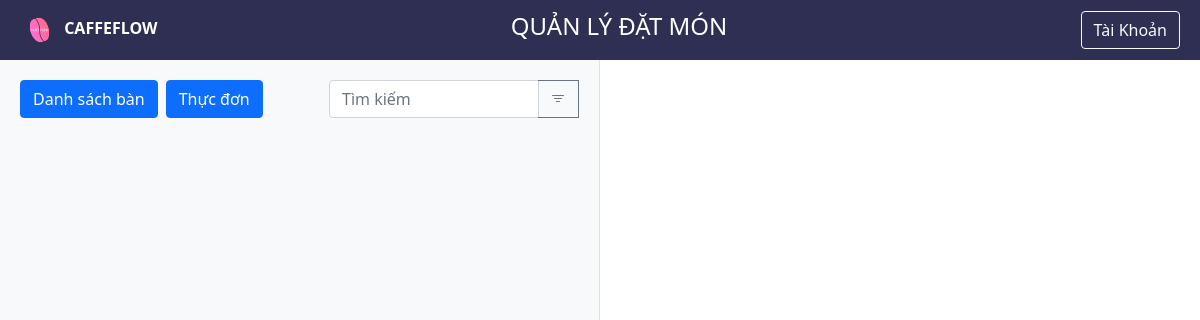
Page /order_management (signed in) on the earlier database version.
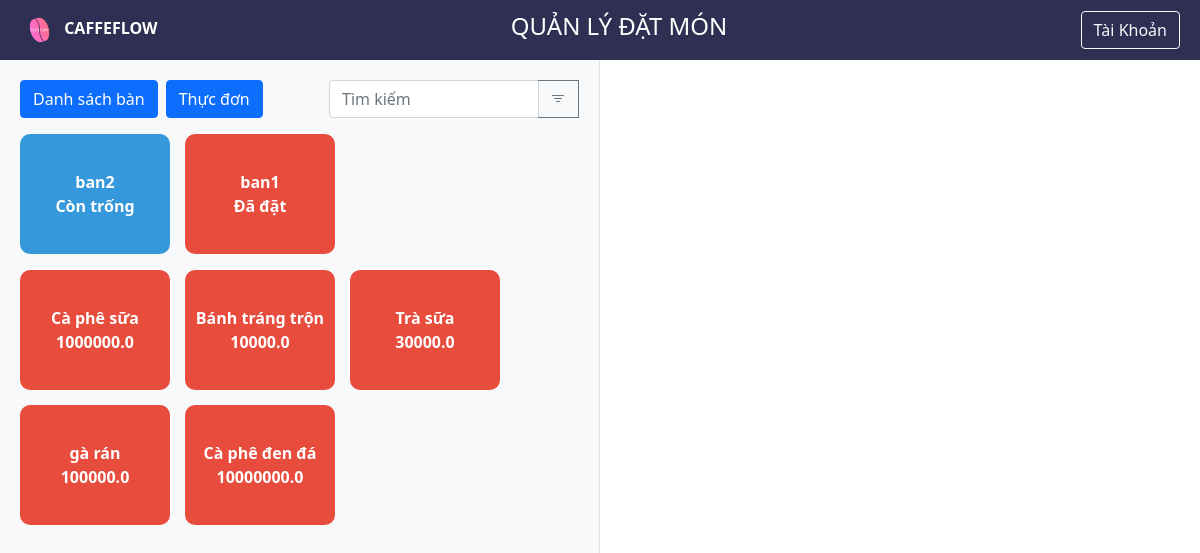
Same page on the later database version.
### backend/models.py (models this page shows, shortened)
class Table(db.Model):
    id = db.Column(db.Integer, primary_key=True)
    name = db.Column(db.String(100))
    status = db.Column(db.Boolean, default=True)

class MenuItem(db.Model):
    id = db.Column(db.Integer, primary_key=True)
    name = db.Column(db.String(255), nullable=False)
    price = db.Column(db.Float, nullable=False)
    cost = db.Column(db.Float, nullable=False)
    category_id = db.Column(db.Integer, db.ForeignKey('category.id'))
    is_available = db.Column(db.Integer, default=0) #Boolean -> Integer Hàng tồn kho
    image_url = db.Column(db.String(255))

### backend/order.py (the view)
@order.route('/order_management', methods=['GET'])
@login_required
def order_page():
    table_filter = request.args.get('table_filter', 'all')
    menu_filter = request.args.get('menu_filter', 'all')
    if table_filter == 'available':
        tables = Table.query.filter_by(status=True).all()
    elif table_filter == 'occupied':
        tables = Table.query.filter_by(status=False).all()
    else:
        tables = Table.query.all()
    if menu_filter == 'food':
        menus = MenuItem.query.filter_by(type='food').all()
    elif menu_filter == 'drink':
        menus = MenuItem.query.filter_by(type='drink').all()
    else:
        menus = MenuItem.query.all()
    return render_template('order_management.html', tables=tables, menus=menus, table_filter=table_filter, menu_filter=menu_filter, user=current_user)

### backend/templates/order_management.html (shortened to what this page needs)
{% extends 'home.html' %}
{% block content %}
<div class="nav-bar">
    <div>
        <img src="{{ url_for('static', filename='images/logo.svg') }}" alt="Logo" class="rounded-circle logo">
        <strong>CAFFEFLOW</strong>
    </div>
    <h4 class="text-uppercase">Quản Lý Đặt Món</h4>
    <div>
        <button class="btn btn-outline-light">Tài Khoản</button>
    </div>
</div>
<div class="container-fluid mt-5 pt-3">
    <div class="row">
        <div class="col-md-6 sidebar">
            <div class="d-flex align-items-center mb-3">
                <button class="btn btn-primary me-2" id="show-tables">Danh sách bàn</button>
                <button class="btn btn-primary me-2" id="show-menu">Thực đơn</button>
                <div class="input-group filter-group ms-auto" style="max-width: 250px;">
                    <input type="text" class="form-control" placeholder="Tìm kiếm" id="search-input">
                    <button class="btn btn-outline-secondary" type="button" id="filter-btn">
                        <i class="bi bi-filter"></i>
                    </button>
                </div>
            </div>
            <div class="d-flex flex-wrap mt-3 gap-3 tables-container">
                {% for table in tables %}
                <div class="table-card {% if table.status %}available{% else %}occupied{% endif %}" data-table-id="{{ table.id }}" data-table-name="{{ table.name }}">
                    {{ table.name }}<br>{{ table.status | replace('True', 'Còn trống') | replace('False', 'Đã đặt') }}
                </div>
                {% endfor %}
            </div>
            <div class="d-flex flex-wrap mt-3 gap-3 menu-container" style="display: none;">
                {% for menu in menus %}
                <div class="table-card {% if menu.type == 'food' %}food{% else %}drink{% endif %}" data-menu-id="{{ menu.id }}" data-menu-name="{{ menu.name }}">
                    {{ menu.name }}<br>{{ menu.price }}
                </div>
                {% endfor %}
            </div>
        </div>
    </div>
</div>
<link href="https://cdn.jsdelivr.net/npm/bootstrap-icons@1.10.5/font/bootstrap-icons.css" rel="stylesheet">
{% endblock %}

Differences in the rows shown:
added Table: name "ban2", status "Còn trống"
added Table: name "ban1", status "Đã đặt"
added MenuItem: name "Cà phê sữa", price "1000000.0"
added MenuItem: name "Bánh tráng trộn", price "10000.0"
added MenuItem: name "Trà sữa", price "30000.0"
added MenuItem: name "gà rán", price "100000.0"
added MenuItem: name "Cà phê đen đá", price "10000000.0"
